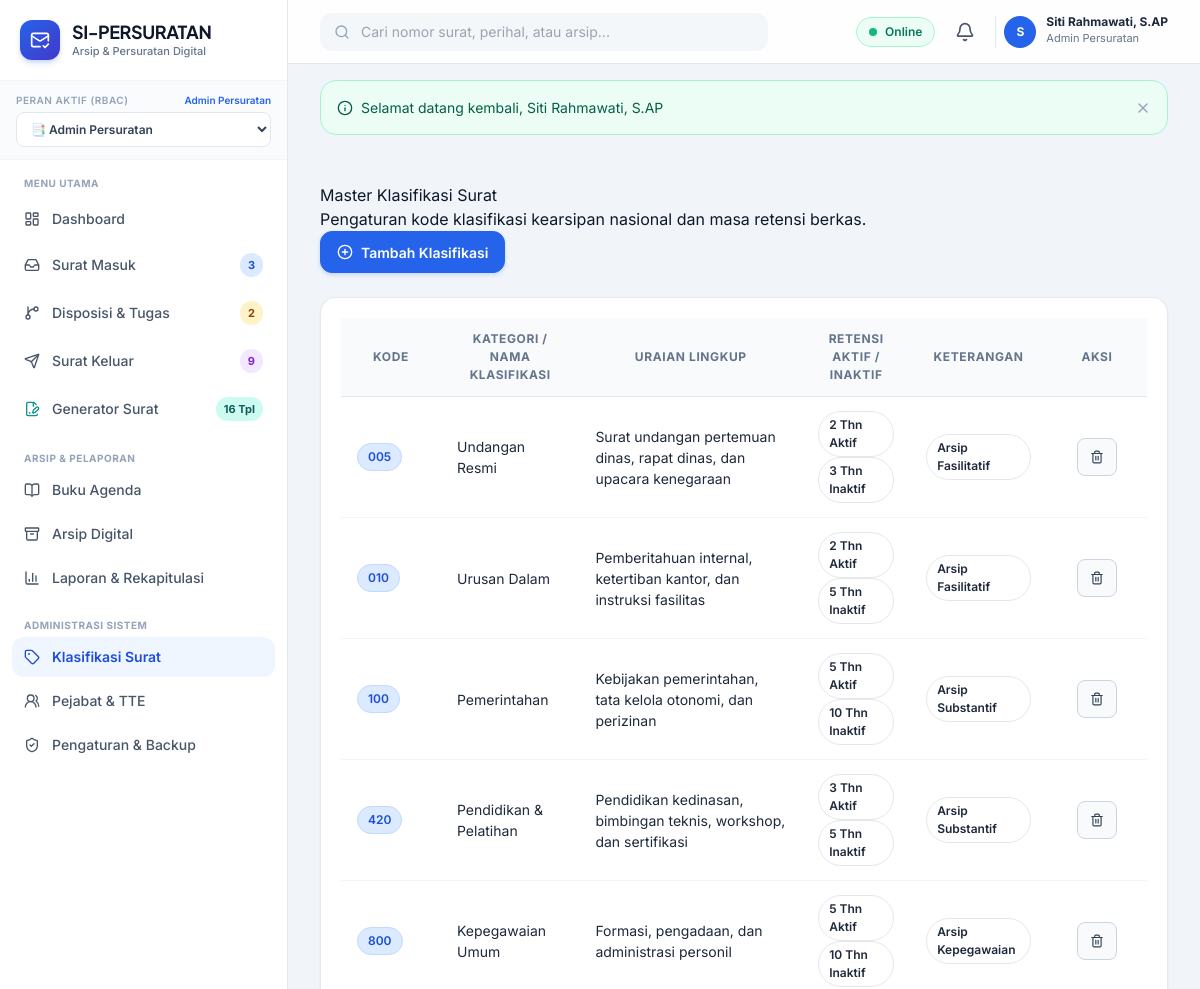
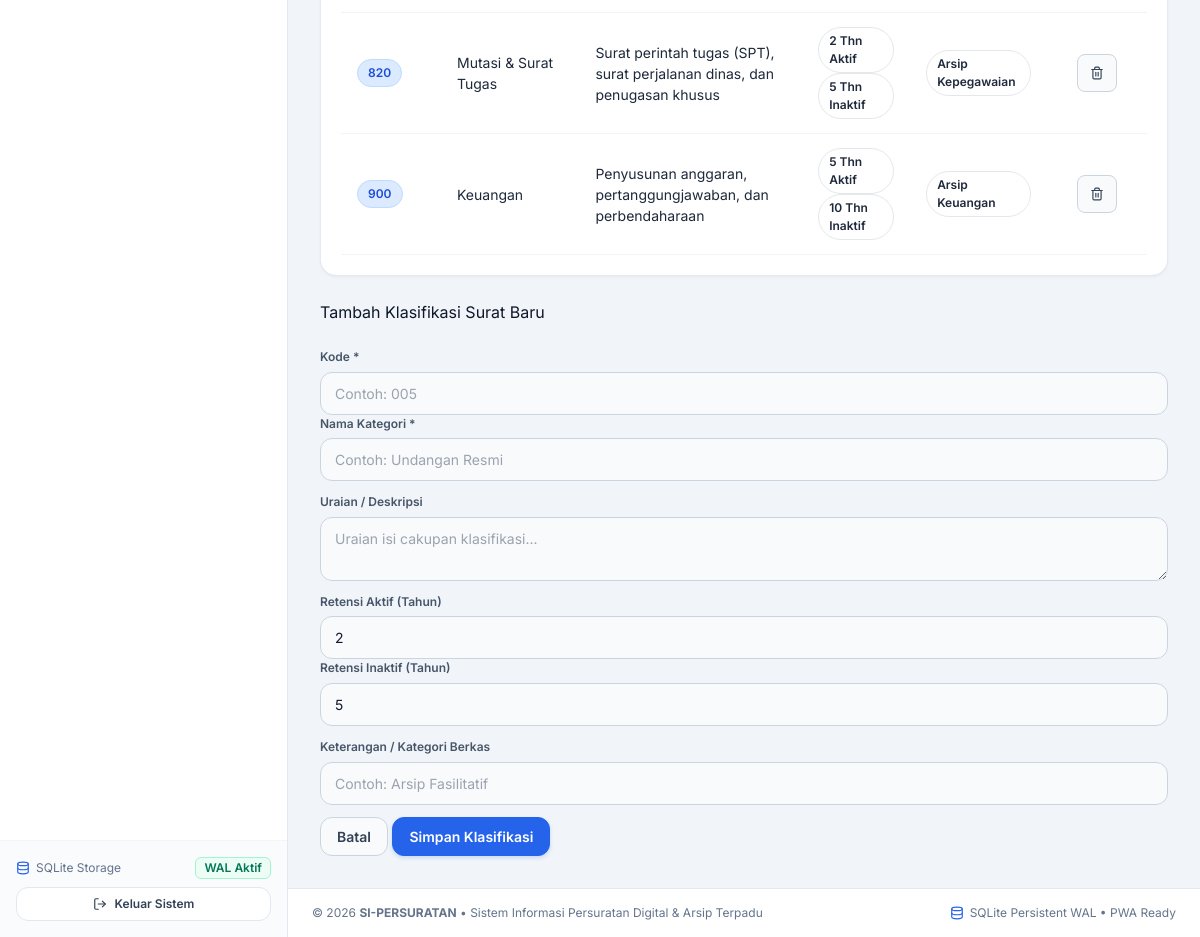
Page /public/master/klasifikasi.php (signed in) on the committed database (2 pictures, top to bottom).
### tables this page shows
CREATE TABLE users (
    id INTEGER PRIMARY KEY AUTOINCREMENT,
    username TEXT NOT NULL UNIQUE,
    email TEXT NOT NULL UNIQUE,
    password_hash TEXT NOT NULL,
    full_name TEXT NOT NULL,
    nip TEXT,
    jabatan TEXT,
    phone TEXT,
    role_id INTEGER NOT NULL,
    avatar TEXT,
    is_active INTEGER NOT NULL DEFAULT 1,
    created_at DATETIME DEFAULT CURRENT_TIMESTAMP,
    updated_at DATETIME DEFAULT CURRENT_TIMESTAMP,
    deleted_at DATETIME DEFAULT NULL,
    FOREIGN KEY (role_id) REFERENCES roles (id) ON DELETE RESTRICT
);

CREATE TABLE roles (
    id INTEGER PRIMARY KEY AUTOINCREMENT,
    name TEXT NOT NULL,
    slug TEXT NOT NULL UNIQUE,
    description TEXT,
    created_at DATETIME DEFAULT CURRENT_TIMESTAMP
);

CREATE TABLE klasifikasi_surat (
    id INTEGER PRIMARY KEY AUTOINCREMENT,
    kode TEXT NOT NULL UNIQUE,
    nama TEXT NOT NULL,
    uraian TEXT,
    retensi_aktif INTEGER DEFAULT 2, -- tahun
    retensi_inaktif INTEGER DEFAULT 5, -- tahun
    keterangan TEXT,
    is_active INTEGER NOT NULL DEFAULT 1,
    created_at DATETIME DEFAULT CURRENT_TIMESTAMP,
    updated_at DATETIME DEFAULT CURRENT_TIMESTAMP,
    deleted_at DATETIME DEFAULT NULL
);

### public/master/klasifikasi.php (the view, shortened to what the rows shown need)
<?php
require_once __DIR__ . '/../../config/app.php';
if (!Auth::check() || !Auth::can('master.manage')) {
    Flash::set('danger', 'Akses ditolak.');
    redirect('dashboard.php');
}
$klasList = Klasifikasi::getAll();
require_once APP_PATH . '/views/layouts/header.php';
?>
<div class="card border-0 shadow-sm rounded-3">
    <div class="card-body p-0">
        <div class="table-responsive">
            <table class="table table-custom mb-0">
                <thead>
                    <tr>
                        <th width="100">Kode</th>
                        <th>Kategori / Nama Klasifikasi</th>
                        <th>Uraian Lingkup</th>
                        <th>Retensi Aktif / Inaktif</th>
                        <th>Keterangan</th>
                        <th width="100" class="text-center">Aksi</th>
                    </tr>
                </thead>
                <tbody>
                    <?php foreach ($klasList as $k): ?>
                        <tr>
                            <td>
                                <span class="badge bg-primary font-monospace fs-6"><?= htmlspecialchars($k['kode']) ?></span>
                            </td>
                            <td class="fw-bold text-dark"><?= htmlspecialchars($k['nama']) ?></td>
                            <td class="small text-secondary"><?= htmlspecialchars($k['uraian'] ?? '-') ?></td>
                            <td class="small">
                                <span class="badge bg-light text-success border"><?= $k['retensi_aktif'] ?> Thn Aktif</span>
                                <span class="badge bg-light text-warning border"><?= $k['retensi_inaktif'] ?> Thn Inaktif</span>
                            </td>
                            <td><span class="badge bg-light text-dark border"><?= htmlspecialchars($k['keterangan'] ?? 'Fasilitatif') ?></span></td>
                            <td class="text-center">
                                <form action="<?= url('master/klasifikasi.php') ?>" method="POST" class="d-inline" onsubmit="return confirm('Hapus klasifikasi ini?')">
                                    <button type="submit" class="btn btn-sm btn-light text-danger border p-1" title="Hapus">
                                        <i data-lucide="trash-2" style="width: 14px;"></i>
                                    </button>
                                </form>
                            </td>
                        </tr>
                    <?php endforeach; ?>
                </tbody>
            </table>
        </div>
    </div>
</div>
<?php require_once APP_PATH . '/views/layouts/footer.php'; ?>

### app/views/layouts/header.php (shortened to what the rows shown need)
<!DOCTYPE html>
<html lang="id">
<head>
    <script src="https://cdn.tailwindcss.com"></script>
</head>
<body class="antialiased selection:bg-blue-100 selection:text-blue-900">
<div class="min-h-screen flex flex-col lg:flex-row">
    <?php require_once APP_PATH . '/views/layouts/sidebar.php'; ?>
    <div class="flex-1 flex flex-col min-w-0 pb-20 lg:pb-0">
        <header class="sticky top-0 z-30 bg-white/90 backdrop-blur-md border-b border-slate-200 px-4 lg:px-8 h-16 flex items-center justify-between gap-4">
            <div class="flex items-center gap-2 sm:gap-3">
                <div class="relative">
                    <button onclick="toggleDropdown('user-menu')" class="flex items-center gap-2.5 pl-2 border-l border-slate-200 hover:opacity-90 transition">
                        <div class="w-8 h-8 rounded-full bg-blue-600 text-white font-bold text-xs flex items-center justify-center shadow-xs">
                            <?= strtoupper(substr($currentUser['full_name'] ?? 'U', 0, 1)) ?>
                        </div>
                        <div class="hidden md:block text-left">
                            <p class="text-xs font-bold text-slate-800 leading-none"><?= htmlspecialchars($currentUser['full_name'] ?? 'User') ?></p>
                            <p class="text-[11px] text-slate-500 mt-0.5"><?= htmlspecialchars($currentUser['role_name'] ?? 'Role') ?></p>
                        </div>
                    </button>
                </div>
            </div>
        </header>
        <main class="flex-1 p-4 lg:p-8 max-w-7xl w-full mx-auto space-y-6">

### app/views/layouts/sidebar.php (shortened to what the rows shown need)
<?php
$currentUser = Auth::user();
$currentRoleSlug = $currentUser['role_slug'] ?? 'superadmin';
?>
<aside id="sidebar" class="fixed lg:sticky top-0 left-0 z-50 h-screen w-72 bg-white border-r border-slate-200 flex flex-col transition-transform duration-300 -translate-x-full lg:translate-x-0 shrink-0">
  <div class="p-5 border-b border-slate-100 flex items-center justify-between">
    <a href="<?= url('dashboard.php') ?>" class="flex items-center gap-3 group text-decoration-none">
      <div>
        <h1 class="font-display font-bold text-slate-900 text-lg leading-tight tracking-tight">SI-PERSURATAN</h1>
      </div>
    </a>
  </div>
  <div class="px-4 py-3 bg-slate-50/80 border-b border-slate-100">
    <div class="flex items-center justify-between mb-1">
      <label class="text-[10px] font-semibold uppercase tracking-wider text-slate-400 block">Peran Aktif (RBAC)</label>
      <span class="text-[10px] text-blue-600 font-semibold"><?= htmlspecialchars($currentUser['role_name'] ?? 'User') ?></span>
    </div>
    <div class="relative">
      <select onchange="window.location.href='<?= url('switch_role.php?role=') ?>' + this.value" class="w-full text-xs font-semibold bg-white border border-slate-200 rounded-lg px-2.5 py-2 text-slate-700 focus:outline-none focus:ring-2 focus:ring-blue-500/20 focus:border-blue-600 cursor-pointer">
        <option value="admin_persuratan" <?= $currentRoleSlug === 'admin_persuratan' ? 'selected' : '' ?>>📑 Admin Persuratan</option>
      </select>
    </div>
  </div>
</aside>

### rows in the picture
users: role.name "Admin Persuratan", full_name "S", full_name "Siti Rahmawati, S.AP"
roles: slug "📑 Admin Persuratan"
klasifikasi_surat: kode "005", nama "Undangan Resmi", uraian "Surat undangan pertemuan dinas, rapat dinas, dan upacara kenegaraan", retensi_aktif "2", retensi_inaktif "3", keterangan "Arsip Fasilitatif"
klasifikasi_surat: kode "010", nama "Urusan Dalam", uraian "Pemberitahuan internal, ketertiban kantor, dan instruksi fasilitas", retensi_aktif "2", retensi_inaktif "5", keterangan "Arsip Fasilitatif"
klasifikasi_surat: kode "100", nama "Pemerintahan", uraian "Kebijakan pemerintahan, tata kelola otonomi, dan perizinan", retensi_aktif "5", retensi_inaktif "10", keterangan "Arsip Substantif"
klasifikasi_surat: kode "420", nama "Pendidikan & Pelatihan", uraian "Pendidikan kedinasan, bimbingan teknis, workshop, dan sertifikasi", retensi_aktif "3", retensi_inaktif "5", keterangan "Arsip Substantif"
klasifikasi_surat: kode "800", nama "Kepegawaian Umum", uraian "Formasi, pengadaan, dan administrasi personil", retensi_aktif "5", retensi_inaktif "10", keterangan "Arsip Kepegawaian"
klasifikasi_surat: kode "820", nama "Mutasi & Surat Tugas", uraian "Surat perintah tugas (SPT), surat perjalanan dinas, dan penugasan khusus", retensi_aktif "2", retensi_inaktif "5", keterangan "Arsip Kepegawaian"
klasifikasi_surat: kode "900", nama "Keuangan", uraian "Penyusunan anggaran, pertanggungjawaban, dan perbendaharaan", retensi_aktif "5", retensi_inaktif "10", keterangan "Arsip Keuangan"

### other values in the picture
$badgeSm "3"
$badgeDisp "2"
$badgeSk "9"
$msg['message'] "Selamat datang kembali, Siti Rahmawati, S.AP"
